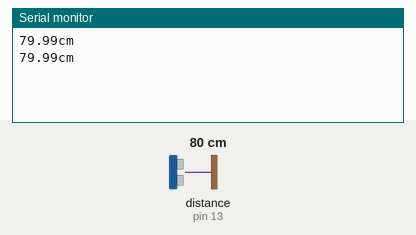
The sketch below on a simulated Arduino Uno, built with avr-gcc and run on an emulated ATmega328P. Parts: the last lines printed to the serial monitor. Inputs (shaded band) come from the test bench; at power-on: distance to the obstacle (sensor on pin 13) 80 cm. The echo pulse lasts 58.3 µs per cm.

Above: at 1.8 s.
1.9 s: distance to the obstacle (sensor on pin 13) set to 2 cm
At 2.8 s:
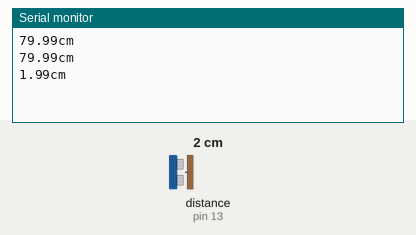
3.4 s: distance to the obstacle (sensor on pin 13) set to 4 cm
At 4.6 s:
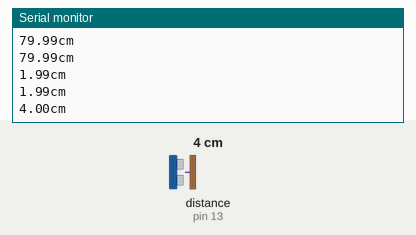
Timing chart, 0 to 6.4 s (numbered marks = the images above; inputs shaded):
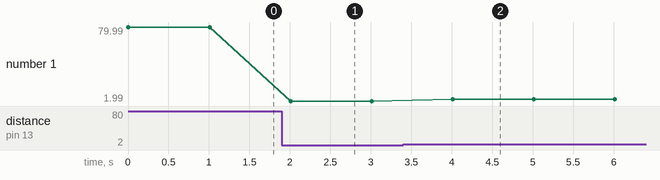

The sketch:

Ultrasonic.ino
```cpp
#define TRG 12
#define ECH 13
#define HIGHTIME 10
void setup() {
Serial.begin(9600);
pinMode(TRG, OUTPUT);
pinMode(ECH, INPUT);
}

void loop() {
int diff;
float dis;
digitalWrite(TRG, HIGH);
delayMicroseconds(HIGHTIME);
digitalWrite(TRG, LOW);
diff = pulseIn(ECH, HIGH);
dis = (float)diff * 0.01715;
Serial.print(dis);
Serial.println("cm");
delay(1000);
}
```

Measured:
- after the input at 1.9 s, the serial monitor: prints a new line after 0.11 s (image 1)
- after the input at 3.4 s, the serial monitor: prints a new line after 0.61 s (image 2)
- plotted number 1: 79.99 → 1.99 after the input at 1.9 s, 1.99 → 4 after the input at 3.4 s
